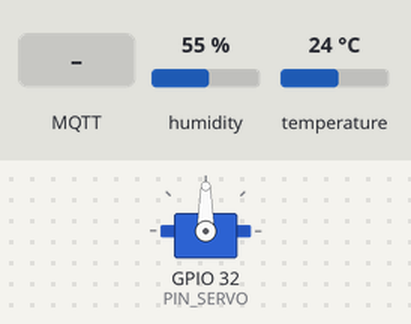
A sketch run on a simulated ESP32. Parts: servo. The inputs (shaded band) are chosen by the test bench; at power-on: humidity 55 %, temperature 24 °C. WiFi joins after 1.5 s; servers stay silent unless stated; no MQTT or app messages arrive unless stated; what the sketch prints to the serial monitor is not drawn.

Above: at 2.7 s.
2.8 s: MQTT message "ON" arrives on the first subscribed topic
At 3.6 s:
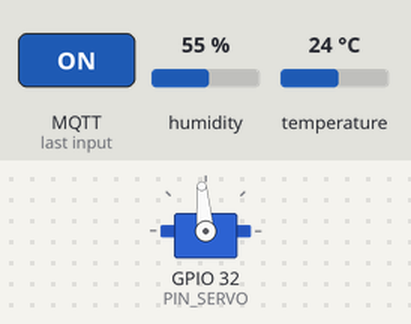
4.5 s: MQTT message "1" arrives on the first subscribed topic
At 5.7 s:
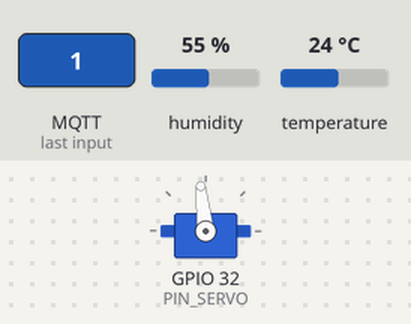
6.1 s: MQTT message "R" arrives on the first subscribed topic
At 6.7 s:
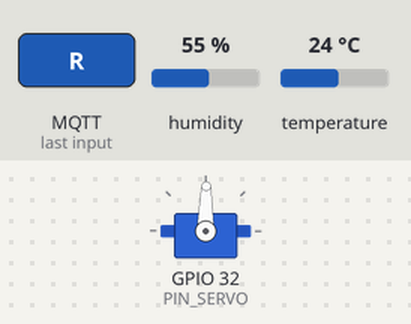
Timing chart, 0 to 9.1 s (numbered marks = the images above; inputs shaded):
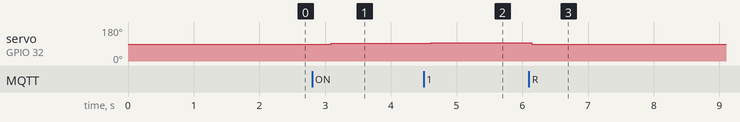

Measured:
- after the input at 2.8 s, servo on GPIO 32 (PIN_SERVO): 90° → 95° after 0.29 s
- after the input at 4.5 s, servo on GPIO 32 (PIN_SERVO): 95° → 96° after 0.12 s
- after the input at 6.1 s, servo on GPIO 32 (PIN_SERVO): 96° → 89° after 0.05 s

The sketch:

sketch_oct16a.ino
```cpp
#include <ClientManager.h>
#include <ESP32Servo.h>
#include "DHT.h"

#define DHTPIN 26
#define DHTTYPE DHT11
#define PIN_SERVO 32

// Network Credentials
const char* ssidWifi = "Android4444";
const char* passWifi = "jdp269gaj";

//MQTT broker details
const char* brokerDomain = "broker.hivemq.com";
int portBroker = 1883;
const char* clientId = "0c8005e166414c44b01aef66e994d751";

ClientManager client(ssidWifi, passWifi, brokerDomain, portBroker, clientId);

Servo servo_32;

DHT dht(DHTPIN, DHTTYPE);
const char* mqtt_temp_topic = "temp/grupo4/mqtt";
const char* mqtt_hume_topic = "hume/grupo4/mqtt";

void setup() {
  Serial.begin(115200);
  servo_32.attach(PIN_SERVO);
  dht.begin();
  client.setMqttConnection();
}

void loop() {
  if (!client.isConeected()) {
    client.reconnect();
  }
  client.listenMessages();
  servo_32.write(client.getValueToWrite());
  delay(500);

  float humidity = dht.readHumidity();
  float temperature = dht.readTemperature();
  char tempStr[8];
  char humeStr[8];
  if (isnan(humidity) || isnan(temperature)) {
    Serial.println("Error reading sensor DHT11");
    return;
  }
  // Serial.print(humidity);
  // Serial.print(" %\t");
  // Serial.print(temperature);
  // Serial.println(" °C");
  dtostrf(temperature, 1, 2, tempStr);
  dtostrf(humidity, 1, 2, humeStr);
  client.sendMessage(mqtt_temp_topic, tempStr);
  client.sendMessage(mqtt_hume_topic, humeStr);
}
```

ClientManager.h
```cpp
#include <WiFi.h>
#include <PubSubClient.h>
class ClientManager
{
private:
    const char* WIFI_SSID;
    const char* WIFI_PASS;
    const char* MQTT_BROKER;
    int MQTT_PORT;
    const char* CLIENT_ID;
    PubSubClient client;
    WiFiClient wiFiClient;
    String servoComands[3] = {"OFF","L","0"};
    static ClientManager* instance;
public:
    ClientManager(const char* ssidWifi, const char* passWifi, const char* brokerDomain, int portBroker, const char* clientId) : client(wiFiClient){
      this->WIFI_SSID = ssidWifi;
      this->WIFI_PASS = passWifi;
      this->MQTT_BROKER = brokerDomain;
      this->MQTT_PORT = portBroker;
      this->CLIENT_ID = clientId;
      instance = this;
    };
    bool isVelocity(String message){
      int value = message.toInt();
      return message == "0" || (value > 0 && value <= 90);
    }

    bool isPowerComand(String message){
      return message == "ON" || message == "OFF";
    }

    bool isDirectionComand(String message){
      return message == "R" || message == "L";
    }
    String getMessage(byte* payload, unsigned int length){
        String message;
        for (int i = 0; i < length; i++) {
            message += (char)payload[i];
        }
        return message;
    }

    void handleCallback(char* topic, byte* payload, unsigned int length) {
        Serial.println("Message arrived on topic: " + String(topic));
        String message = getMessage(payload, length);

        // Lógica para modificar el array servoComands
        if (String(topic) == "home/move") {
            servoComands[0] = (isPowerComand(message) && servoComands[0] != message) ? message : servoComands[0];
            servoComands[1] = (isDirectionComand(message) && servoComands[1] != message) ? message : servoComands[1];
            servoComands[2] = isVelocity(message) ? message : servoComands[2];
        }

        Serial.println("Message is: " + message);
    }

    static void callback(char* topic, byte* payload, unsigned int length) {
        if (instance) {
            instance->handleCallback(topic, payload, length);  // Delegar a la instancia
        }
    }

    void setupWiFi() {
        delay(10);
        Serial.println();
        Serial.print("Connecting to ");
        Serial.println(WIFI_SSID);

        WiFi.begin(WIFI_SSID, WIFI_PASS);
        while (WiFi.status() != WL_CONNECTED) {
            delay(500);
            Serial.print(".");
        }
        Serial.println();
        Serial.print("Connected to WiFi. IP address: ");
        Serial.println(WiFi.localIP());
    }

    void reconnect() {
        while (!client.connected()) {
            Serial.print("Attempting MQTT connection...");
            if (client.connect(CLIENT_ID)) {
            Serial.println("connected");
            client.subscribe("home/move");
            } else {
            Serial.print("failed, rc=");
            Serial.print(client.state());
            Serial.println(" trying again in 5 seconds");
            delay(5000);
            }
        }
    }

    bool isConeected(){
        return client.connected();
    }

    void listenMessages(){
        client.loop();
    }

    void setMqttConnection(){
        setupWiFi();
        client.setServer(MQTT_BROKER, MQTT_PORT);
        client.setCallback(ClientManager::callback);
    }
    int getValueToWrite(){
      int value;
      if (servoComands[0]=="ON"){
        if(servoComands[1]=="L"){
          value = servoComands[2].toInt()+95;
        }
        else{
          value = 90-servoComands[2].toInt();
        }
      }
      else
        value = 90;
      // Serial.println("Power received: " + servoComands[0]);
      // Serial.println("Direction received: " + servoComands[1]);
      // Serial.println("Velocity received: " + servoComands[2]);
      return value;
    }
    void sendMessage(const char* mqttTopic, char* message){
      client.publish(mqttTopic, message);
    }
};

ClientManager* ClientManager::instance = nullptr;
```
